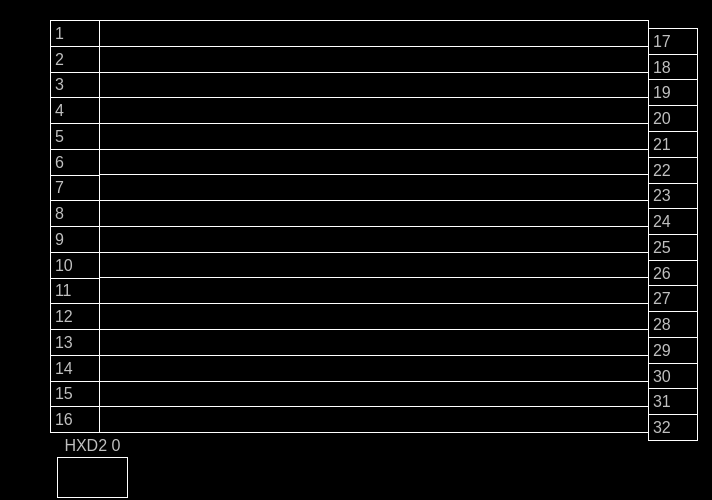
<?xml version="1.0" encoding="UTF-8"?>
<ui version="4.0">
 <class>Operating_Condition</class>
 <widget class="QWidget" name="Operating_Condition">
  <property name="geometry">
   <rect>
    <x>0</x>
    <y>0</y>
    <width>712</width>
    <height>500</height>
   </rect>
  </property>
  <property name="windowTitle">
   <string>Form</string>
  </property>
  <property name="styleSheet">
   <string notr="true">QWidget
{
	background-color: black;
}
QLabel
{
	border:1px solid white;
	font:16px;
    color: rgb(192,192,192);
}

QPushButton
{
	font:18px;
    color: rgb(192,192,192);
	background-color: rgb(0, 0, 0);
   border:1px solid rgb(255,255,255);
}</string>
  </property>
  <widget class="QLabel" name="LBL_Line1">
   <property name="geometry">
    <rect>
     <x>99</x>
     <y>20</y>
     <width>550</width>
     <height>27</height>
    </rect>
   </property>
   <property name="text">
    <string/>
   </property>
  </widget>
  <widget class="QLabel" name="LBL_Line3">
   <property name="geometry">
    <rect>
     <x>99</x>
     <y>71</y>
     <width>550</width>
     <height>27</height>
    </rect>
   </property>
   <property name="text">
    <string/>
   </property>
  </widget>
  <widget class="QLabel" name="LBL_Line2">
   <property name="geometry">
    <rect>
     <x>99</x>
     <y>46</y>
     <width>550</width>
     <height>27</height>
    </rect>
   </property>
   <property name="text">
    <string/>
   </property>
  </widget>
  <widget class="QLabel" name="LBL_Line4">
   <property name="geometry">
    <rect>
     <x>99</x>
     <y>97</y>
     <width>550</width>
     <height>27</height>
    </rect>
   </property>
   <property name="text">
    <string/>
   </property>
  </widget>
  <widget class="QLabel" name="LBL_Num4">
   <property name="geometry">
    <rect>
     <x>50</x>
     <y>97</y>
     <width>50</width>
     <height>27</height>
    </rect>
   </property>
   <property name="styleSheet">
    <string notr="true"/>
   </property>
   <property name="text">
    <string>4</string>
   </property>
  </widget>
  <widget class="QLabel" name="LBL_Num3">
   <property name="geometry">
    <rect>
     <x>50</x>
     <y>71</y>
     <width>50</width>
     <height>27</height>
    </rect>
   </property>
   <property name="styleSheet">
    <string notr="true"/>
   </property>
   <property name="text">
    <string>3</string>
   </property>
  </widget>
  <widget class="QLabel" name="LBL_Num2">
   <property name="geometry">
    <rect>
     <x>50</x>
     <y>46</y>
     <width>50</width>
     <height>27</height>
    </rect>
   </property>
   <property name="styleSheet">
    <string notr="true"/>
   </property>
   <property name="text">
    <string>2</string>
   </property>
  </widget>
  <widget class="QLabel" name="LBL_Num1">
   <property name="geometry">
    <rect>
     <x>50</x>
     <y>20</y>
     <width>50</width>
     <height>27</height>
    </rect>
   </property>
   <property name="styleSheet">
    <string notr="true"/>
   </property>
   <property name="text">
    <string>1</string>
   </property>
  </widget>
  <widget class="QLabel" name="LBL_Num5">
   <property name="geometry">
    <rect>
     <x>50</x>
     <y>123</y>
     <width>50</width>
     <height>27</height>
    </rect>
   </property>
   <property name="styleSheet">
    <string notr="true"/>
   </property>
   <property name="text">
    <string>5</string>
   </property>
  </widget>
  <widget class="QLabel" name="LBL_Num7">
   <property name="geometry">
    <rect>
     <x>50</x>
     <y>174</y>
     <width>50</width>
     <height>27</height>
    </rect>
   </property>
   <property name="styleSheet">
    <string notr="true"/>
   </property>
   <property name="text">
    <string>7</string>
   </property>
  </widget>
  <widget class="QLabel" name="LBL_Num8">
   <property name="geometry">
    <rect>
     <x>50</x>
     <y>200</y>
     <width>50</width>
     <height>27</height>
    </rect>
   </property>
   <property name="styleSheet">
    <string notr="true"/>
   </property>
   <property name="text">
    <string>8</string>
   </property>
  </widget>
  <widget class="QLabel" name="LBL_Line5">
   <property name="geometry">
    <rect>
     <x>99</x>
     <y>123</y>
     <width>550</width>
     <height>27</height>
    </rect>
   </property>
   <property name="text">
    <string/>
   </property>
  </widget>
  <widget class="QLabel" name="LBL_Line6">
   <property name="geometry">
    <rect>
     <x>99</x>
     <y>149</y>
     <width>550</width>
     <height>27</height>
    </rect>
   </property>
   <property name="text">
    <string/>
   </property>
  </widget>
  <widget class="QLabel" name="LBL_Line7">
   <property name="geometry">
    <rect>
     <x>99</x>
     <y>174</y>
     <width>550</width>
     <height>27</height>
    </rect>
   </property>
   <property name="text">
    <string/>
   </property>
  </widget>
  <widget class="QLabel" name="LBL_Num6">
   <property name="geometry">
    <rect>
     <x>50</x>
     <y>149</y>
     <width>50</width>
     <height>27</height>
    </rect>
   </property>
   <property name="styleSheet">
    <string notr="true"/>
   </property>
   <property name="text">
    <string>6</string>
   </property>
  </widget>
  <widget class="QLabel" name="LBL_Line8">
   <property name="geometry">
    <rect>
     <x>99</x>
     <y>200</y>
     <width>550</width>
     <height>27</height>
    </rect>
   </property>
   <property name="text">
    <string/>
   </property>
  </widget>
  <widget class="QLabel" name="LBL_Line16">
   <property name="geometry">
    <rect>
     <x>99</x>
     <y>406</y>
     <width>550</width>
     <height>27</height>
    </rect>
   </property>
   <property name="text">
    <string/>
   </property>
  </widget>
  <widget class="QLabel" name="LBL_Num11">
   <property name="geometry">
    <rect>
     <x>50</x>
     <y>277</y>
     <width>50</width>
     <height>27</height>
    </rect>
   </property>
   <property name="styleSheet">
    <string notr="true"/>
   </property>
   <property name="text">
    <string>11</string>
   </property>
  </widget>
  <widget class="QLabel" name="LBL_Num15">
   <property name="geometry">
    <rect>
     <x>50</x>
     <y>380</y>
     <width>50</width>
     <height>27</height>
    </rect>
   </property>
   <property name="styleSheet">
    <string notr="true"/>
   </property>
   <property name="text">
    <string>15</string>
   </property>
  </widget>
  <widget class="QLabel" name="LBL_Num12">
   <property name="geometry">
    <rect>
     <x>50</x>
     <y>303</y>
     <width>50</width>
     <height>27</height>
    </rect>
   </property>
   <property name="styleSheet">
    <string notr="true"/>
   </property>
   <property name="text">
    <string>12</string>
   </property>
  </widget>
  <widget class="QLabel" name="LBL_Line15">
   <property name="geometry">
    <rect>
     <x>99</x>
     <y>380</y>
     <width>550</width>
     <height>27</height>
    </rect>
   </property>
   <property name="text">
    <string/>
   </property>
  </widget>
  <widget class="QLabel" name="LBL_Num9">
   <property name="geometry">
    <rect>
     <x>50</x>
     <y>226</y>
     <width>50</width>
     <height>27</height>
    </rect>
   </property>
   <property name="styleSheet">
    <string notr="true"/>
   </property>
   <property name="text">
    <string>9</string>
   </property>
  </widget>
  <widget class="QLabel" name="LBL_Num13">
   <property name="geometry">
    <rect>
     <x>50</x>
     <y>329</y>
     <width>50</width>
     <height>27</height>
    </rect>
   </property>
   <property name="styleSheet">
    <string notr="true"/>
   </property>
   <property name="text">
    <string>13</string>
   </property>
  </widget>
  <widget class="QLabel" name="LBL_Num16">
   <property name="geometry">
    <rect>
     <x>50</x>
     <y>406</y>
     <width>50</width>
     <height>27</height>
    </rect>
   </property>
   <property name="styleSheet">
    <string notr="true"/>
   </property>
   <property name="text">
    <string>16</string>
   </property>
  </widget>
  <widget class="QLabel" name="LBL_Line9">
   <property name="geometry">
    <rect>
     <x>99</x>
     <y>226</y>
     <width>550</width>
     <height>27</height>
    </rect>
   </property>
   <property name="text">
    <string/>
   </property>
  </widget>
  <widget class="QLabel" name="LBL_Num14">
   <property name="geometry">
    <rect>
     <x>50</x>
     <y>355</y>
     <width>50</width>
     <height>27</height>
    </rect>
   </property>
   <property name="styleSheet">
    <string notr="true"/>
   </property>
   <property name="text">
    <string>14</string>
   </property>
  </widget>
  <widget class="QLabel" name="LBL_Line10">
   <property name="geometry">
    <rect>
     <x>99</x>
     <y>252</y>
     <width>550</width>
     <height>27</height>
    </rect>
   </property>
   <property name="text">
    <string/>
   </property>
  </widget>
  <widget class="QLabel" name="LBL_Line13">
   <property name="geometry">
    <rect>
     <x>99</x>
     <y>329</y>
     <width>550</width>
     <height>27</height>
    </rect>
   </property>
   <property name="text">
    <string/>
   </property>
  </widget>
  <widget class="QLabel" name="LBL_Line11">
   <property name="geometry">
    <rect>
     <x>99</x>
     <y>277</y>
     <width>550</width>
     <height>27</height>
    </rect>
   </property>
   <property name="text">
    <string/>
   </property>
  </widget>
  <widget class="QLabel" name="LBL_Num10">
   <property name="geometry">
    <rect>
     <x>50</x>
     <y>252</y>
     <width>50</width>
     <height>27</height>
    </rect>
   </property>
   <property name="styleSheet">
    <string notr="true"/>
   </property>
   <property name="text">
    <string>10</string>
   </property>
  </widget>
  <widget class="QLabel" name="LBL_Line14">
   <property name="geometry">
    <rect>
     <x>99</x>
     <y>355</y>
     <width>550</width>
     <height>27</height>
    </rect>
   </property>
   <property name="text">
    <string/>
   </property>
  </widget>
  <widget class="QLabel" name="LBL_Line12">
   <property name="geometry">
    <rect>
     <x>99</x>
     <y>303</y>
     <width>550</width>
     <height>27</height>
    </rect>
   </property>
   <property name="text">
    <string/>
   </property>
  </widget>
  <widget class="QLabel" name="LBL_CurrentSide">
   <property name="geometry">
    <rect>
     <x>57</x>
     <y>437</y>
     <width>71</width>
     <height>16</height>
    </rect>
   </property>
   <property name="maximumSize">
    <size>
     <width>16777215</width>
     <height>16777212</height>
    </size>
   </property>
   <property name="styleSheet">
    <string notr="true">QLabel
{
	border:0px solid white;
	font:16px;
    color: rgb(192,192,192);
}</string>
   </property>
   <property name="text">
    <string>HXD2 0</string>
   </property>
   <property name="alignment">
    <set>Qt::AlignCenter</set>
   </property>
  </widget>
  <widget class="QLabel" name="LBL_CurrentSideTrain">
   <property name="geometry">
    <rect>
     <x>57</x>
     <y>457</y>
     <width>71</width>
     <height>41</height>
    </rect>
   </property>
   <property name="styleSheet">
    <string notr="true">border:1px solid rgb(255,255,255);
image: url(:/images/images/TrainLogo.png);</string>
   </property>
   <property name="text">
    <string/>
   </property>
  </widget>
  <widget class="QLabel" name="LBL_Num26">
   <property name="geometry">
    <rect>
     <x>648</x>
     <y>260</y>
     <width>50</width>
     <height>27</height>
    </rect>
   </property>
   <property name="styleSheet">
    <string notr="true"/>
   </property>
   <property name="text">
    <string>26</string>
   </property>
  </widget>
  <widget class="QLabel" name="LBL_Num18">
   <property name="geometry">
    <rect>
     <x>648</x>
     <y>54</y>
     <width>50</width>
     <height>27</height>
    </rect>
   </property>
   <property name="styleSheet">
    <string notr="true"/>
   </property>
   <property name="text">
    <string>18</string>
   </property>
  </widget>
  <widget class="QLabel" name="LBL_Num25">
   <property name="geometry">
    <rect>
     <x>648</x>
     <y>234</y>
     <width>50</width>
     <height>27</height>
    </rect>
   </property>
   <property name="styleSheet">
    <string notr="true"/>
   </property>
   <property name="text">
    <string>25</string>
   </property>
  </widget>
  <widget class="QLabel" name="LBL_Num30">
   <property name="geometry">
    <rect>
     <x>648</x>
     <y>363</y>
     <width>50</width>
     <height>27</height>
    </rect>
   </property>
   <property name="styleSheet">
    <string notr="true"/>
   </property>
   <property name="text">
    <string>30</string>
   </property>
  </widget>
  <widget class="QLabel" name="LBL_Num20">
   <property name="geometry">
    <rect>
     <x>648</x>
     <y>105</y>
     <width>50</width>
     <height>27</height>
    </rect>
   </property>
   <property name="styleSheet">
    <string notr="true"/>
   </property>
   <property name="text">
    <string>20</string>
   </property>
  </widget>
  <widget class="QLabel" name="LBL_Num24">
   <property name="geometry">
    <rect>
     <x>648</x>
     <y>208</y>
     <width>50</width>
     <height>27</height>
    </rect>
   </property>
   <property name="styleSheet">
    <string notr="true"/>
   </property>
   <property name="text">
    <string>24</string>
   </property>
  </widget>
  <widget class="QLabel" name="LBL_Num31">
   <property name="geometry">
    <rect>
     <x>648</x>
     <y>388</y>
     <width>50</width>
     <height>27</height>
    </rect>
   </property>
   <property name="styleSheet">
    <string notr="true"/>
   </property>
   <property name="text">
    <string>31</string>
   </property>
  </widget>
  <widget class="QLabel" name="LBL_Num29">
   <property name="geometry">
    <rect>
     <x>648</x>
     <y>337</y>
     <width>50</width>
     <height>27</height>
    </rect>
   </property>
   <property name="styleSheet">
    <string notr="true"/>
   </property>
   <property name="text">
    <string>29</string>
   </property>
  </widget>
  <widget class="QLabel" name="LBL_Num23">
   <property name="geometry">
    <rect>
     <x>648</x>
     <y>182</y>
     <width>50</width>
     <height>27</height>
    </rect>
   </property>
   <property name="styleSheet">
    <string notr="true"/>
   </property>
   <property name="text">
    <string>23</string>
   </property>
  </widget>
  <widget class="QLabel" name="LBL_Num19">
   <property name="geometry">
    <rect>
     <x>648</x>
     <y>79</y>
     <width>50</width>
     <height>27</height>
    </rect>
   </property>
   <property name="styleSheet">
    <string notr="true"/>
   </property>
   <property name="text">
    <string>19</string>
   </property>
  </widget>
  <widget class="QLabel" name="LBL_Num17">
   <property name="geometry">
    <rect>
     <x>648</x>
     <y>28</y>
     <width>50</width>
     <height>27</height>
    </rect>
   </property>
   <property name="styleSheet">
    <string notr="true"/>
   </property>
   <property name="text">
    <string>17</string>
   </property>
  </widget>
  <widget class="QLabel" name="LBL_Num22">
   <property name="geometry">
    <rect>
     <x>648</x>
     <y>157</y>
     <width>50</width>
     <height>27</height>
    </rect>
   </property>
   <property name="styleSheet">
    <string notr="true"/>
   </property>
   <property name="text">
    <string>22</string>
   </property>
  </widget>
  <widget class="QLabel" name="LBL_Num21">
   <property name="geometry">
    <rect>
     <x>648</x>
     <y>131</y>
     <width>50</width>
     <height>27</height>
    </rect>
   </property>
   <property name="styleSheet">
    <string notr="true"/>
   </property>
   <property name="text">
    <string>21</string>
   </property>
  </widget>
  <widget class="QLabel" name="LBL_Num28">
   <property name="geometry">
    <rect>
     <x>648</x>
     <y>311</y>
     <width>50</width>
     <height>27</height>
    </rect>
   </property>
   <property name="styleSheet">
    <string notr="true"/>
   </property>
   <property name="text">
    <string>28</string>
   </property>
  </widget>
  <widget class="QLabel" name="LBL_Num27">
   <property name="geometry">
    <rect>
     <x>648</x>
     <y>285</y>
     <width>50</width>
     <height>27</height>
    </rect>
   </property>
   <property name="styleSheet">
    <string notr="true"/>
   </property>
   <property name="text">
    <string>27</string>
   </property>
  </widget>
  <widget class="QLabel" name="LBL_Num32">
   <property name="geometry">
    <rect>
     <x>648</x>
     <y>414</y>
     <width>50</width>
     <height>27</height>
    </rect>
   </property>
   <property name="styleSheet">
    <string notr="true"/>
   </property>
   <property name="text">
    <string>32</string>
   </property>
  </widget>
 </widget>
 <resources/>
 <connections/>
</ui>
